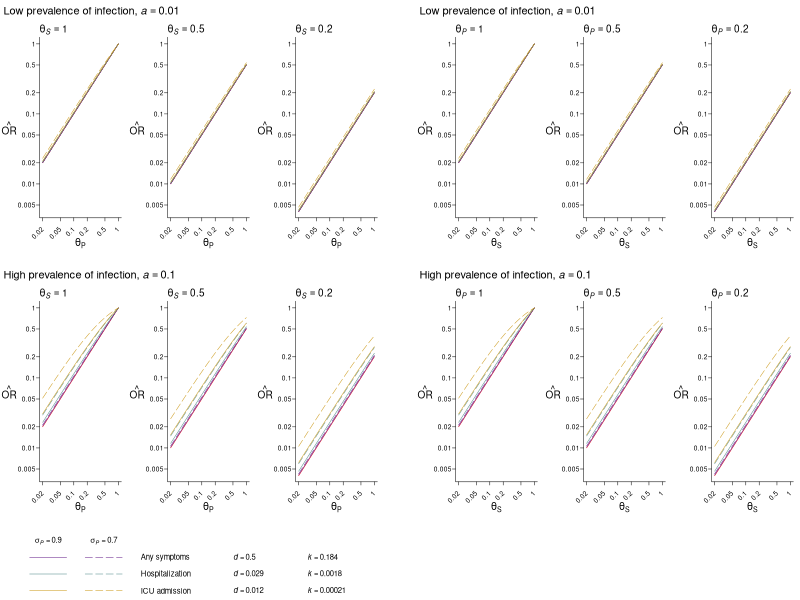
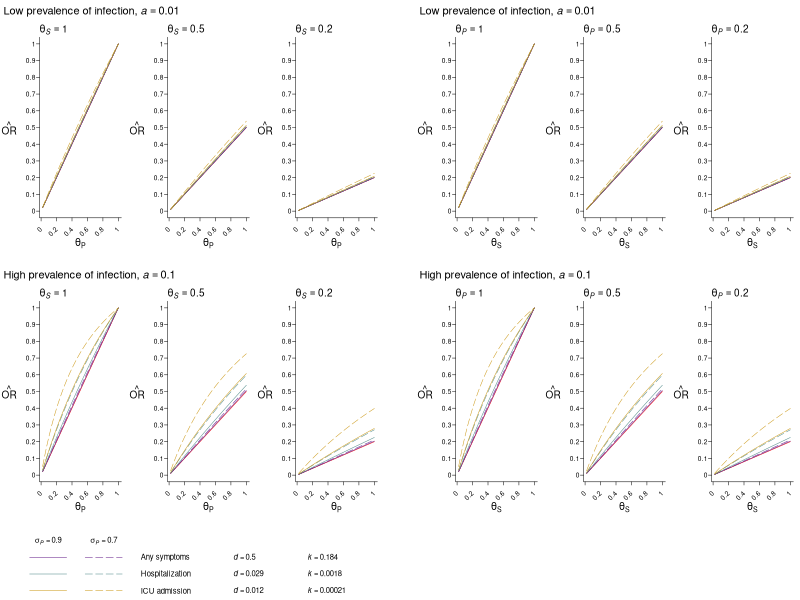

Here is the R script that generated these plots, in order:
theta1 = c(1,0.5,0.2)
theta2 = seq(0.02,1,0.01)



ks = c(0.184,0.655*897961/330e6,0.682*103900/330e6)
### prev any symptom among uninfected in fw study (https://www.medrxiv.org/content/10.1101/2020.12.27.20248894v1.full.pdf+html)
### hosp beds at normal 65.5% occupancy (https://www.cdc.gov/nchs/data/hus/2017/089.pdf)
### icu beds at normal 68.2% occupany (https://www.ncbi.nlm.nih.gov/pmc/articles/PMC5520980/)

ds = c(0.5,0.029,0.029*0.407)
### prob any symptoms (assume 50%)
### prob hospital (salje science 2.9%)
### prob ICU (lewnard bmj 40.7% given hosp)

as = c(0.01,0.1)
sigmas = c(0.9,0.7)

### index: shed/prog, as, k/ds, thetas
estsTND1 = estsTND2 = array(NA,dim=c(3,2,3,2,length(theta2)))

for (i in 1:3){
  for (j in 1:2){
    for (k in 1:3){
      for (l in 1:2){
        for (m in 1:dim(estsTND1)[5]){
          thetaP1 = theta1[i]
          thetaS1 = theta2[m]
          
          thetaP2 = theta2[m]
          thetaS2 = theta1[i]
          
          a = as[j]; d = ds[k]; n = ks[k]; sigma = sigmas[l]
          
          estsTND1[i,j,k,l,m] = 1 - thetaS1*thetaP1*(n+(1-n)*a*d*(1-sigma))/(n + (1-n)*thetaS1*thetaP1*a*d*(1-sigma))
          estsTND2[i,j,k,l,m] = 1 - thetaS2*thetaP2*(n+(1-n)*a*d*(1-sigma))/(n + (1-n)*thetaS2*thetaP2*a*d*(1-sigma))
        }
      }
    }
  }
}


trueVE = array(NA,dim=c(3,dim(estsTND1)[5]))
for (i in 1:3){
  trueVE[i,] = 1 - theta1[i]*theta2
}




setwd('~/Dropbox/covid tnd')

pdf(file='fig2.pdf',height=4,width=6.5)
layout(matrix(c(rep(14,3),18,rep(16,3),
                1,3,5,18,2,4,6,
                rep(15,3),18,rep(17,3),
                7,9,11,18,8,10,12,
                rep(13,7)),nrow=5,ncol=7,byrow=T),heights=c(0.1,1,0.1,1,0.3),widths=c(rep(1,3),0.25,rep(1,3)))
xs = 1-theta2
par(lwd=0.5)
par(tck=-0.04)
par(mgp=c(3,0.3,0))
par(mar=c(3.5,3,1,0.5))
cols = c('darkorchid4','darkslategray4','goldenrod3')
ltys = c(1,5)

plot.fn = function(objTND,lab,i,j,ymin,ymax){
  plot(y=trueVE[i,],x=log(1-xs),type='n',axes=F,ann=F,ylim=c(ymin,ymax))
  lines(y=log(1-trueVE[i,]),x=log(1-xs),col='red')
  for (k in 1:3){
    for (l in 1:2){
      lines(y=objTND[i,j,k,l,],x=log(1-xs),col=cols[k],lty=ltys[l]) 
    }
  }
  if (lab=='S'){
    if (i==1){
      mtext(expression(theta[italic(S)]==1),adj=0,cex=0.6)    
    } else{
      if (i==2){
        mtext(expression(theta[italic(S)]==0.5),adj=0,cex=0.6)
      } else{
        mtext(expression(theta[italic(S)]==0.2),adj=0,cex=0.6)
      }
    }
    mtext(side=1,line=1.5,expression(theta[P]),cex=0.6)
  } else{
    if (i==1){
      mtext(expression(theta[italic(P)]==1),adj=0,cex=0.6)    
    } else{
      if (i==2){
        mtext(expression(theta[italic(P)]==0.5),adj=0,cex=0.6)
      } else{
        mtext(expression(theta[italic(P)]==0.2),adj=0,cex=0.6)
      }
    }
    mtext(side=1,line=1.5,expression(theta[S]),cex=0.6)
  }
  box(bty='l')
  axis(side=1,at=log(c(0.01,0.02,0.05,0.1,0.2,0.5,1)),labels=NA,lwd=0,lwd.ticks=0.5)
  axis(side=2,at=log(c(0.005,0.01,0.02,0.05,0.1,0.2,0.5,1)),
       labels=c(0.005,0.01,0.02,0.05,0.1,0.2,0.5,1),
       lwd=0,lwd.ticks=0.5,cex.axis=0.6,las=1)
  text(x=log(c(0.02,0.05,0.1,0.2,0.5,1)),
       c(0.02,0.05,0.1,0.2,0.5,1),y=1.1*ymin,adj=1,srt=45,xpd=T,cex=0.6)
  #mtext(side=2,expression(paste(1-hat(VE),', %',sep='')),cex=0.6,line=1.25)
  mtext(side=2,expression(hat(OR)),cex=0.6,line=1.75,las=1)
}

for (j in 1:2){
  for (i in 1:3){
    plot.fn(objTND=log(1-estsTND1),i=i,j=j,lab='S',ymin=-5.5,ymax=0)
    plot.fn(objTND=log(1-estsTND2),i=i,j=j,lab='P',ymin=-5.5,ymax=0)
  }
}

par(mar=c(0,0,0,0))
plot(1,type='n',axes=F,ann=F,ylim=c(0,1),xlim=c(0,1))
ys = c(0.6,0.35,0.1)
for (i in 1:3){
  lines(x=c(0,0.05),y=rep(ys[i],2),col=cols[i])
  lines(x=c(0.075,0.125),y=rep(ys[i],2),col=cols[i],lty=5)
}
text(x=c(0.025,0.1),y=0.85,c(expression(sigma[italic(P)]==0.9),expression(sigma[italic(P)]==0.7)),cex=0.7)
text(x=0.15,y=ys,c('Any symptoms','Hospitalization','ICU admission'),adj=0,cex=0.7)
text(x=0.275,y=ys+0.01,c(expression(italic(d)==0.5),expression(italic(d)==0.029),expression(italic(d)==0.012)),adj=0,cex=0.7)
text(x=0.375,y=ys+0.01,c(expression(italic(k)==0.184),expression(italic(k)==0.0018),expression(italic(k)==0.00021)),adj=0,cex=0.7)

for (i in 1:2){
  plot(1,type='n',axes=F,ann=F,ylim=c(0,1),xlim=c(0,1))
  text(x=-0.03,y=0.5,expression(paste('Low prevalence of infection, ',italic(a)==0.01,sep='')),adj=0,cex=1,xpd=T)
  plot(1,type='n',axes=F,ann=F,ylim=c(0,1),xlim=c(0,1))
  text(x=-0.03,y=0.5,expression(paste('High prevalence of infection, ',italic(a)==0.1,sep='')),adj=0,cex=1,xpd=T)
}

dev.off()




pdf(file='fig s2.pdf',height=4,width=6.5)
layout(matrix(c(rep(14,3),18,rep(16,3),
                1,3,5,18,2,4,6,
                rep(15,3),18,rep(17,3),
                7,9,11,18,8,10,12,
                rep(13,7)),nrow=5,ncol=7,byrow=T),heights=c(0.1,1,0.1,1,0.3),widths=c(rep(1,3),0.25,rep(1,3)))
xs = 1-theta2
par(lwd=0.5)
par(tck=-0.04)
par(mgp=c(3,0.3,0))
par(mar=c(3.5,3,1,0.5))
cols = c('darkorchid4','darkslategray4','goldenrod3')
ltys = c(1,5)

plot.fn = function(objTND,lab,i,j,ymin,ymax){
  plot(y=trueVE[i,],x=(1-xs),type='n',axes=F,ann=F,ylim=c(ymin,ymax))
  lines(y=(1-trueVE[i,]),x=(1-xs),col='red')
  for (k in 1:3){
    for (l in 1:2){
      lines(y=objTND[i,j,k,l,],x=(1-xs),col=cols[k],lty=ltys[l]) 
    }
  }
  if (lab=='S'){
    if (i==1){
      mtext(expression(theta[italic(S)]==1),adj=0,cex=0.6)    
    } else{
      if (i==2){
        mtext(expression(theta[italic(S)]==0.5),adj=0,cex=0.6)
      } else{
        mtext(expression(theta[italic(S)]==0.2),adj=0,cex=0.6)
      }
    }
    mtext(side=1,line=1.5,expression(theta[P]),cex=0.6)
  } else{
    if (i==1){
      mtext(expression(theta[italic(P)]==1),adj=0,cex=0.6)    
    } else{
      if (i==2){
        mtext(expression(theta[italic(P)]==0.5),adj=0,cex=0.6)
      } else{
        mtext(expression(theta[italic(P)]==0.2),adj=0,cex=0.6)
      }
    }
    mtext(side=1,line=1.5,expression(theta[S]),cex=0.6)
  }
  box(bty='l')
  axis(side=1,at=seq(0,1,0.2),labels=NA,lwd=0,lwd.ticks=0.5)
  axis(side=2,at=seq(0,1,0.1),labels=seq(0,1,0.1),
       lwd=0,lwd.ticks=0.5,cex.axis=0.6,las=1)
  text(x=seq(0,1,0.2),
       seq(0,1,0.2),y=ymin-0.1*ymax,adj=1,srt=45,xpd=T,cex=0.6)
  #mtext(side=2,expression(paste(1-hat(VE),', %',sep='')),cex=0.6,line=1.25)
  mtext(side=2,expression(hat(OR)),cex=0.6,line=1.75,las=1)
}

for (j in 1:2){
  for (i in 1:3){
    plot.fn(objTND=(1-estsTND1),i=i,j=j,lab='S',ymin=0,ymax=1)
    plot.fn(objTND=(1-estsTND2),i=i,j=j,lab='P',ymin=0,ymax=1)
  }
}

par(mar=c(0,0,0,0))
plot(1,type='n',axes=F,ann=F,ylim=c(0,1),xlim=c(0,1))
ys = c(0.6,0.35,0.1)
for (i in 1:3){
  lines(x=c(0,0.05),y=rep(ys[i],2),col=cols[i])
  lines(x=c(0.075,0.125),y=rep(ys[i],2),col=cols[i],lty=5)
}
text(x=c(0.025,0.1),y=0.85,c(expression(sigma[italic(P)]==0.9),expression(sigma[italic(P)]==0.7)),cex=0.7)
text(x=0.15,y=ys,c('Any symptoms','Hospitalization','ICU admission'),adj=0,cex=0.7)
text(x=0.275,y=ys+0.01,c(expression(italic(d)==0.5),expression(italic(d)==0.029),expression(italic(d)==0.012)),adj=0,cex=0.7)
text(x=0.375,y=ys+0.01,c(expression(italic(k)==0.184),expression(italic(k)==0.0018),expression(italic(k)==0.00021)),adj=0,cex=0.7)

for (i in 1:2){
  plot(1,type='n',axes=F,ann=F,ylim=c(0,1),xlim=c(0,1))
  text(x=-0.03,y=0.5,expression(paste('Low prevalence of infection, ',italic(a)==0.01,sep='')),adj=0,cex=1,xpd=T)
  plot(1,type='n',axes=F,ann=F,ylim=c(0,1),xlim=c(0,1))
  text(x=-0.03,y=0.5,expression(paste('High prevalence of infection, ',italic(a)==0.1,sep='')),adj=0,cex=1,xpd=T)
}

dev.off()

